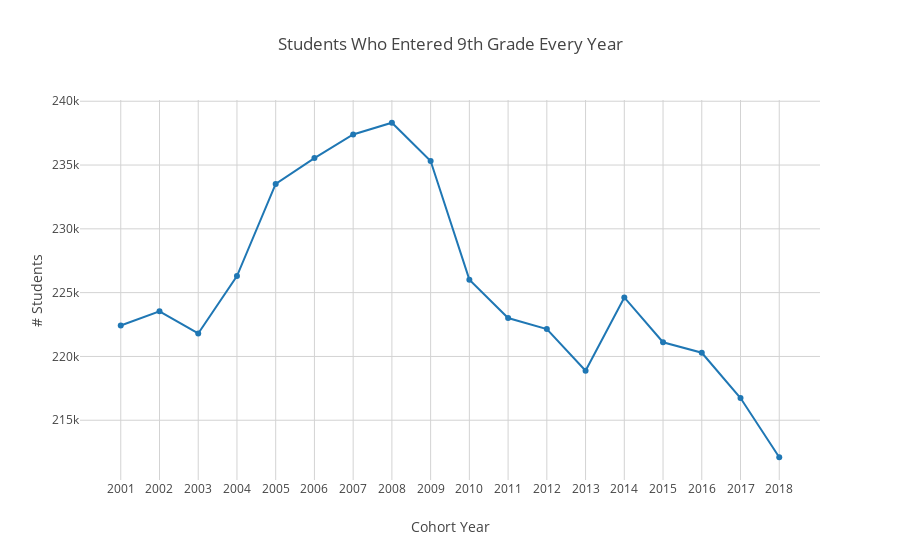

Write notebook code for a chart like this one.
### Code cell
fig = go.Figure()
fig.add_trace(go.Scatter(x=cohort_total_students_per_year['Cohort Year'], y=cohort_total_students_per_year['# Total Cohort']))

fig.update_layout(
    title="Students Who Entered 9th Grade Every Year",
    xaxis_title="Cohort Year",
    yaxis_title="# Students",
    showlegend=False,
    xaxis=dict(
        tickvals=cohort_total_students_per_year['Cohort Year'], 
        ticktext=cohort_total_students_per_year['Cohort Year'],
    )
)

### Figure 1 — Plotly figure (JSON) as saved in the notebook; plotly's stock layout.template omitted (floating-point values rounded to 4 significant figures)
{"data": [{"type": "scatter", "x": [2001, 2002, 2003, 2004, 2005, 2006, 2007, 2008, 2009, 2010, 2011, 2012, 2013, 2014, 2015, 2016, 2017, 2018], "y": [222429, 223533, 221803, 226295, 233519, 235548, 237396, 238314, 235323, 226020, 223007, 222145, 218884, 224623, 221112, 220291, 216742, 212100]}], "layout": {"showlegend": false, "title": {"text": "Students Who Entered 9th Grade Every Year"}, "xaxis": {"ticktext": [2001, 2002, 2003, 2004, 2005, 2006, 2007, 2008, 2009, 2010, 2011, 2012, 2013, 2014, 2015, 2016, 2017, 2018], "tickvals": [2001, 2002, 2003, 2004, 2005, 2006, 2007, 2008, 2009, 2010, 2011, 2012, 2013, 2014, 2015, 2016, 2017, 2018], "title": {"text": "Cohort Year"}}, "yaxis": {"title": {"text": "# Students"}}}}
